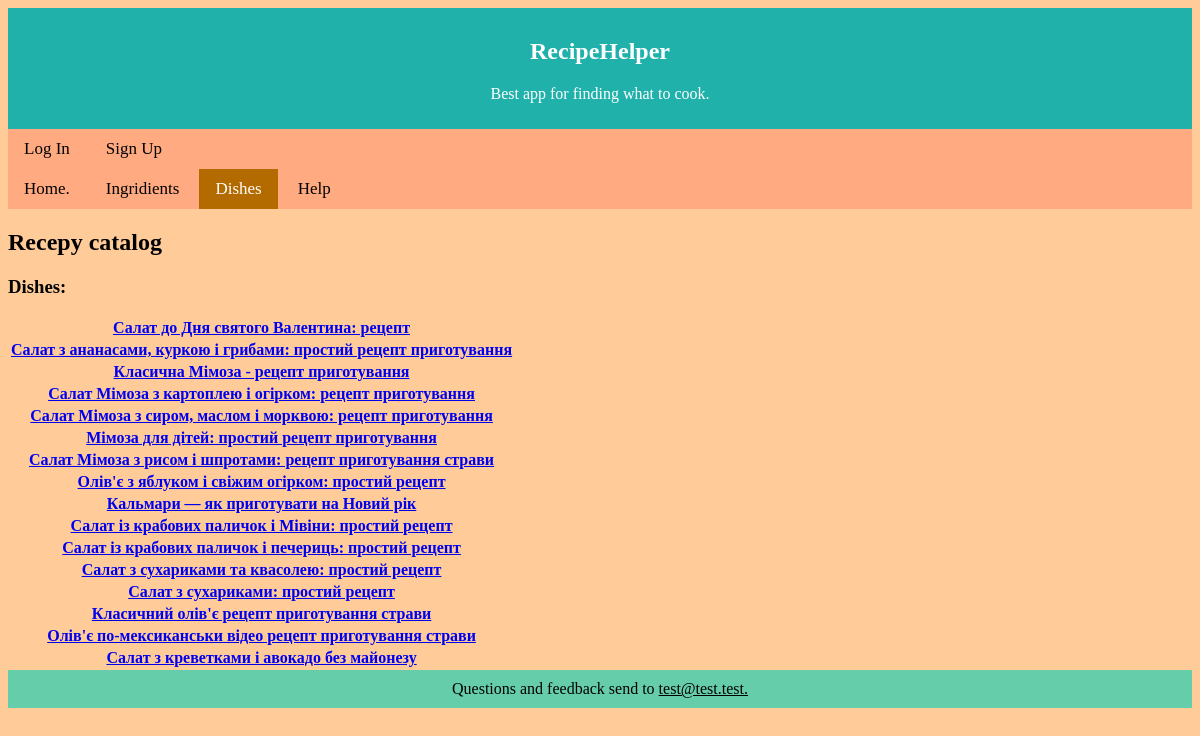
The app's page /recipe/, older data.
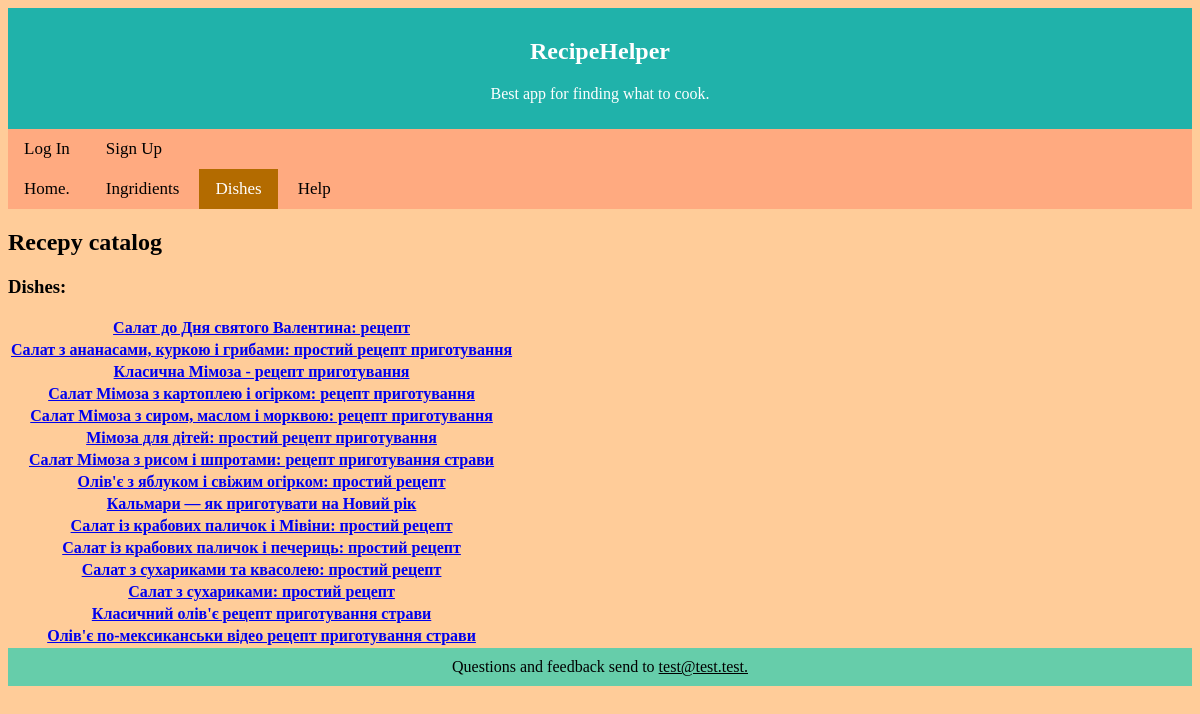
The same page, newer data.
### Picker/models.py (models this page shows, shortened)
class Dish(models.Model):
    name = models.CharField(max_length = 100)
    description = models.TextField(blank=True, default='')

### Picker/views.py (the view)
# urls.py: path('recipe/', views.catalog_recipe, name='catalog'),
def catalog_recipe(request):
    dish_list = Dish.objects.all()
    if request.method == 'POST':
        is_deleted = False
        for temp in dish_list:
            if str(temp.id) in request.POST:
                Dish.objects.filter(pk=temp.pk).delete()
                form = NewDish()
                is_deleted = True
                break
        if not is_deleted:
            form = NewDish(request.POST)
            if form.is_valid():
                d = Dish(name = form.cleaned_data['name'], description = form.cleaned_data['description'])
                d.save()
                return HttpResponseRedirect('{}'.format(d.id))
        dish_list = Dish.objects.all()
    else:
        form = NewDish()
    template = loader.get_template('catalog.html')
    context = {
        'dish_list': dish_list,
        'form': form,
    }
    return HttpResponse(template.render(context, request))

### templates/catalog.html (shortened to what this page needs)
{% extends 'base.html' %}
{% block nav %}
<nav>
    <a href="{% url 'index' %}">Home.</a>
    <a href="{% url 'ing_cat' %}">Ingridients</a>
    <a class="active" href="{% url 'catalog' %}">Dishes</a>
    <a>Help</a>
</nav>
{% endblock %}
{% block content %}
<h2>Recepy catalog</h2>
<h3>Dishes:</h3>
{% if dish_list %}
<table>
    {% for dish in dish_list %}
    <tr>
    <th><a href="/recipe/{{ dish.id }} "> {{ dish.name }} </a></th>
    </tr>
    {% endfor %}
</table>
{% endif %}
{% endblock %}

Row changes from the older to the newer data that the page shows:
removed Dish: name "Салат з креветками і авокадо без майонезу"
